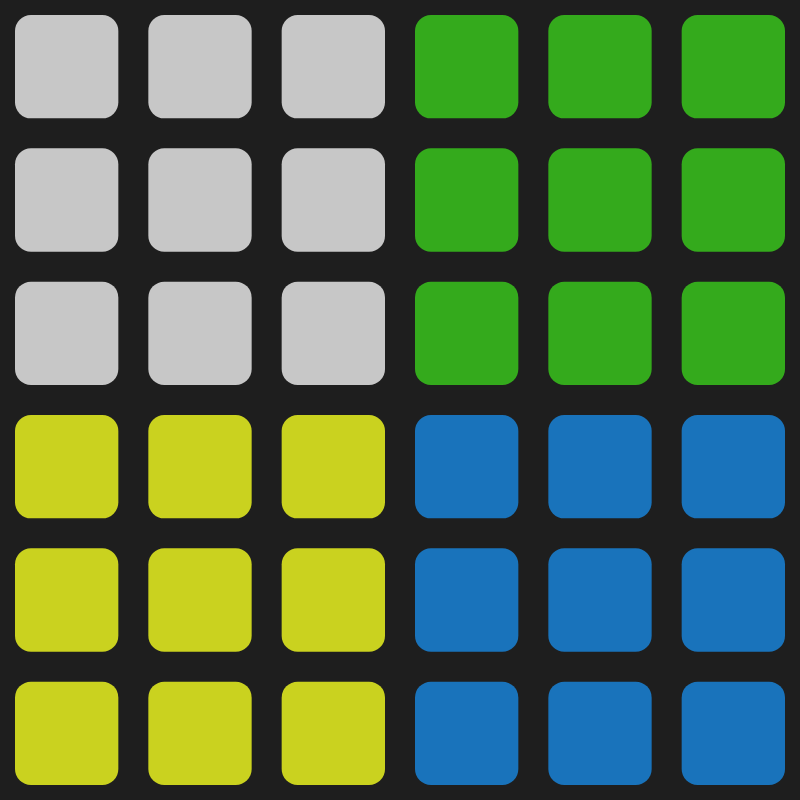
Frame 1 (no input)
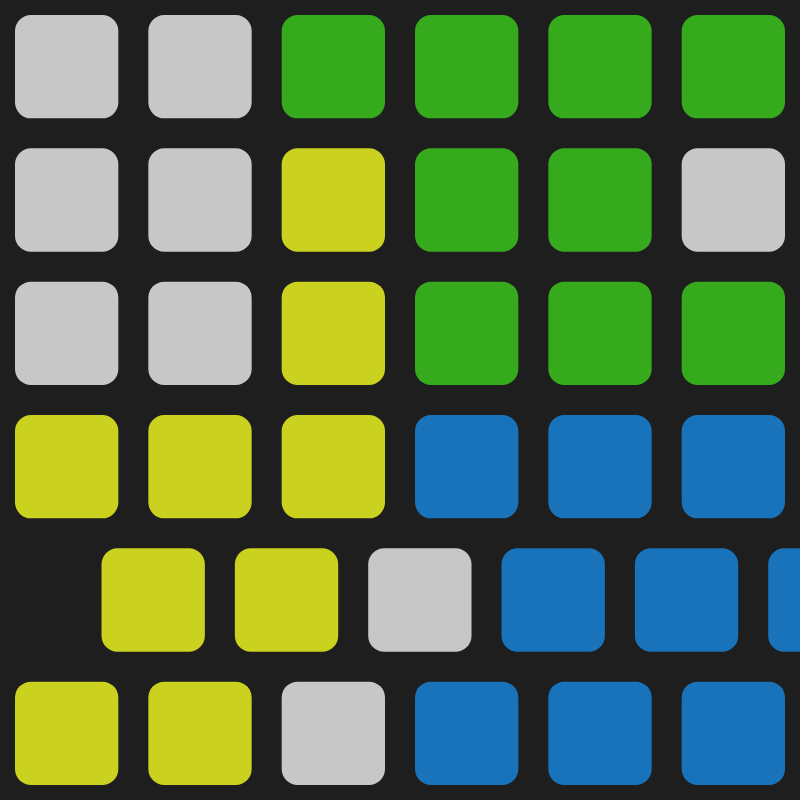
Frame 60 (no input)
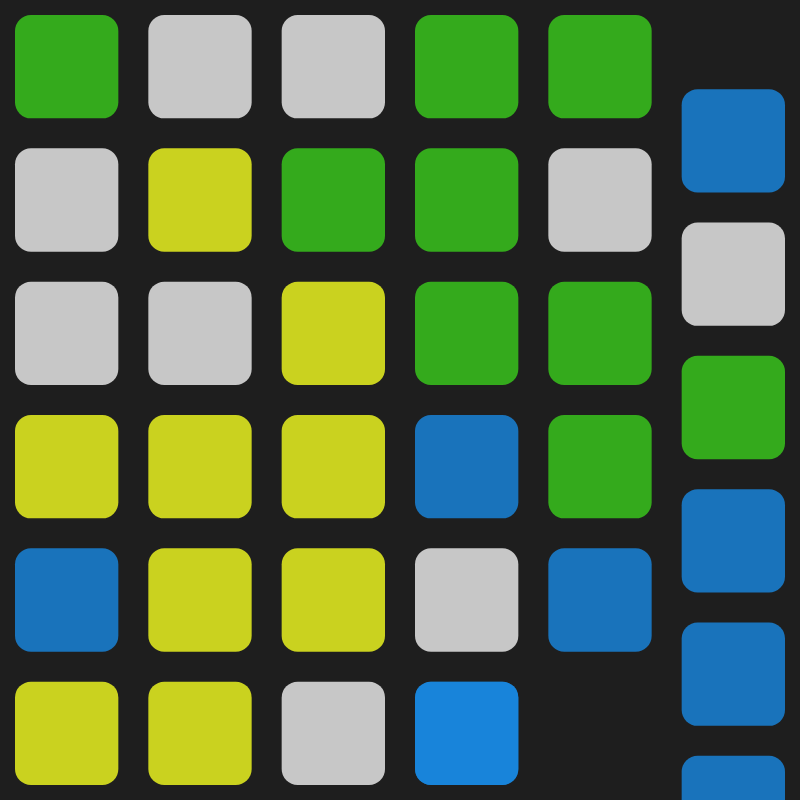
Frame 120 (the mouse pressed at the canvas centre since frame 60)

The p5.js sketch that drew these frames (run headless with seeded random() and noise() and a simulated clock; from frame 60 on, the mouse is pressed at the canvas centre):

// p5.js sketch
// ── sketch.js
var padding = 30;
var speed = 0.2; // 0.5 second

var w_width = 800;
const rows = 6;
const cols = 6;

var spacing = w_width / cols;

var deltaSpeed  = (spacing  +  padding / 2) / (60 * speed)

let grid;
var scrambleInterval;
const scrambleMoves = [];
let scrambling = false;


/** INTERACTION **/
let locked = false;
let selectedRow, selectedCol;
let lockedX, lockedY;

const COLORS = {
  white: '#F2F2F2CC',
  yellow: '#F5FF20CC',
  green: '#3ACE1CCC',
  blue: '#1889E3CC',
  red: '#E20E00CC',
  orange: '#F69D09CC',
}

function setup() {
  
  const w_height = w_width * rows / cols;
  
  createCanvas(w_width, w_height);
  
  grid = [];

  for (let i = 0; i < cols; i++) {
    grid.push([]);
    for (let j = 0; j < rows; j++) {
      const color = getColor(i, j);
      grid[i].push(new Cube(i, j, color));
    }
  }
  
  
  scramble();
}

function draw() {
  background(30);  

  for (let i = 0; i < cols; i++) {
    for (let j = 0; j < rows; j++) {
      if (typeof grid[i][j].show !== 'function') {
        console.log(JSON.parse(JSON.stringify(grid)));
        console.log(i, j);
        noLoop();
        break;
      }
      grid[i][j].show(i, j);
    }
  }
}


function mousePressed() {
  if (scrambling) return
  
  // Get the row and col selected
  setSelectedRowCol()
  
  if (selectedRow !== null && selectedCol !== null) {
    locked = true;
  } else {
    locked = false;
  }
}

function mouseReleased() {
  
  if (locked) {
    const minDist = spacing / 2;
    let dir = null;
    if (mouseY < lockedY - minDist) {
      dir = 'UP'
    } else if (mouseY > lockedY + minDist) {
      dir = 'DOWN'
    } else if (mouseX > lockedX + minDist) {
      dir = 'RIGHT'
    } else if (mouseX < lockedX - minDist) {
      dir = 'LEFT'
    }
    
    if (dir) {
      moveGridLine(dir);
    }
    
  }
  
  
  locked = false;
  selectedRow = null;
  selectedCol = null;
}


function scramble() {
  const dirs = ['UP', 'DOWN', 'RIGHT', 'LEFT']
  const nbMoves = Math.floor(random(15, 20));
  console.log(nbMoves)
  
  for (let i = 0; i < nbMoves; i++) {
    scrambleMoves.push({
      dir: random(dirs),
      row: Math.floor(random(0, rows)),
      col: Math.floor(random(0, cols)),
    }) 
  }
  
  scrambling = true
  
  scrambleInterval = setInterval(scrambleMove, speed * 1200);
  
}

function scrambleMove() {
  if (scrambleMoves.length === 0) {
    scrambling = false;
    clearInterval(scrambleInterval);
    return
  }
  const sMove = scrambleMoves.shift();  
  selectedRow = sMove.row;
  selectedCol = sMove.col;
     
  moveGridLine(sMove.dir);
}

function setSelectedRowCol() {
  selectedRow = null;
  selectedCol = null;
  lockedY = null;
  lockedX = null;
  
  for (let i = 0; i < rows; i++) {
    const boundUp = i * spacing;
    const boundDown = (i + 1) * spacing;
    
    if (mouseY > boundUp && mouseY < boundDown) {
      selectedRow = i;
      lockedY = mouseY;
      break;
    }
  }
  
  if (selectedRow === null) return
    
  for (let j = 0; j < cols; j++) {
    const boundLeft = j * spacing;
    const boundRight = (j + 1) * spacing;
    
    if (mouseX > boundLeft && mouseX < boundRight) {
      selectedCol = j;
      lockedX = mouseX;
      break;
    }
  }
}

function moveGridLine(dir) {
 
  let cubeToInsert;
  
  switch(dir) {
    case 'UP':
      
      for(const cube of grid[selectedCol]) {
        cube.move(dir);
      }
      
      const firstCube = grid[selectedCol].shift();
      grid[selectedCol].push(firstCube);
      break;
      
    case 'DOWN': 
      
      for(const cube of grid[selectedCol]) {
        cube.move(dir);
      }
      
      const lastCube = grid[selectedCol].pop();
      grid[selectedCol].splice(0, 0, lastCube);
      break;
    
    case 'RIGHT':
      
      for(let i = 0; i < cols; i++) {
        const cube = grid[i][selectedRow];
        cube.move(dir);
      }
      
      // Intialize with last cube of row
      cubeToInsert = grid[cols - 1][selectedRow];
      
      for (let i = 0; i < cols; i++) {
        grid[i].splice(selectedRow, 0, cubeToInsert);
        cubeToInsert = grid[i].splice(selectedRow + 1, 1)[0];
      }
      
      
      break;
      
    case 'LEFT': 
      
      for(let i = 0; i < cols; i++) {
        const cube = grid[i][selectedRow];
        cube.move(dir);
      }
      
      // Intialize with first cube of row
      cubeToInsert = grid[0][selectedRow];
      
      for (let i = cols - 1; i >= 0; i--) {
        grid[i].splice(selectedRow, 0, cubeToInsert);
        cubeToInsert = grid[i].splice(selectedRow + 1, 1)[0];
      }
      break; 
  }  
  
}

function getColor(i, j) {
  if (i < 3) {
    return j < 3 ? COLORS.white : COLORS.yellow;
  } else if (i < 6) {
    return j < 3 ? COLORS.green : COLORS.blue;
  } else {    
    return j < 3 ? COLORS.red : COLORS.orange;
  }
  
  const key = random(Object.keys(COLORS));
  return COLORS[key];
  
}

// ── cube.js
class Cube {
  
  constructor(i, j, color) {
    this.i = i;
    this.j = j;
    this.x = i * spacing + padding / 2;
    this.y = j * spacing  +  padding / 2;
    this.color = color;
    
    this.moving = null;
  }
  
  calculPos() {
    this.x = this.i * spacing + padding / 2;
    this.y = this.j * spacing + padding / 2;
  }
  
  show(i, j) {
    this.updatePos()
    
    const c = color(this.color);
    fill(c);
    noStroke();
    rect(this.x, this.y, spacing -  padding, spacing -  padding, 16)
  }
  
  move(dir) {
    this.moving = dir
  }
  
  updatePos() {
    if (this.moving === 'UP') {
      this.y -= deltaSpeed;
      if (this.y <= (this.j - 1) * spacing + padding / 2) {
        this.j -= 1;
        if (this.j === -1) {
          this.j = rows - 1
        }
        this.calculPos()
        this.moving = null
      }
    } else if (this.moving === 'DOWN') {
      this.y += deltaSpeed;
      if (this.y >= (this.j + 1) * spacing + padding / 2) {
        this.j += 1;
        if (this.j === rows) {
          this.j = 0
        }
        this.calculPos()
        this.moving = null
      }
    } else if (this.moving === 'RIGHT') {
      this.x += deltaSpeed;
      if (this.x >= (this.i + 1) * spacing + padding / 2) {
        this.i += 1;
        if (this.i === cols) {
          this.i = 0
        }
        this.calculPos()
        this.moving = null
      }
    } else if (this.moving === 'LEFT') {
      this.x -= deltaSpeed;
      if (this.x <= (this.i - 1) * spacing + padding / 2) {
        this.i -= 1;
        if (this.i === -1) {
          this.i = cols - 1
        }
        this.calculPos()
        this.moving = null
      }
    }
  }
}
